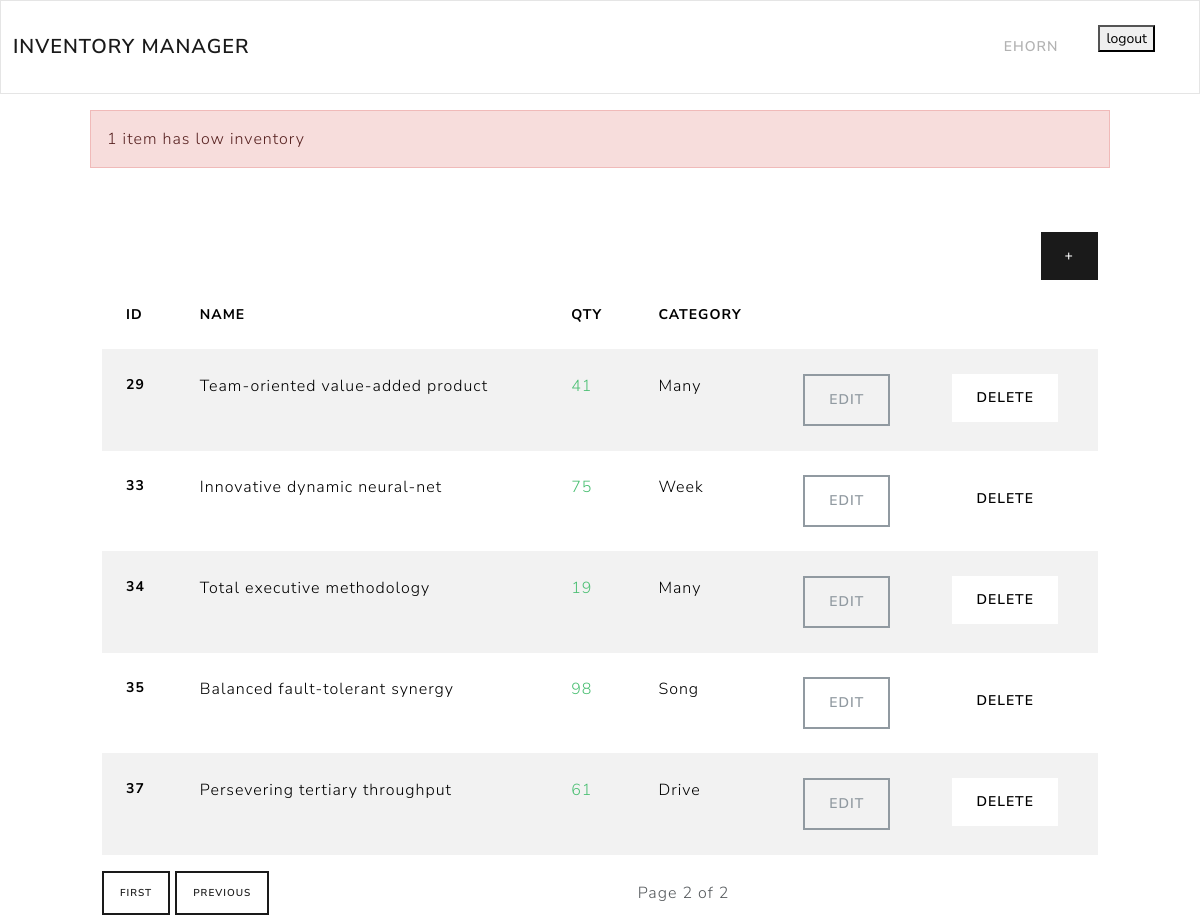
The app's page /dashboard/?page=2 (signed in) with its own data.
### inventory/models.py (models this page shows, shortened)
class InventoryItem(models.Model):
    name = models.CharField(max_length=200)
    quantity = models.PositiveIntegerField()
    category = models.ForeignKey('Category', on_delete=models.SET_NULL, blank=True, null=True)
    date_created =models.DateTimeField(auto_now_add=True)
    user = models.ForeignKey('auth.User', on_delete=models.CASCADE)

class Category(models.Model):
    name = models.CharField(max_length=200)
    class Meta:
        verbose_name_plural ='categories'

### inventory/views.py (the view)
# urls.py: path('dashboard/', Dashboard.as_view(), name='dashboard'),
class Dashboard(LoginRequiredMixin, View):
    def get(self, request):
        items = InventoryItem.objects.filter(user=self.request.user.id).order_by("id")
        paginator = Paginator(items, 5)
        page_number = request.GET.get("page")
        page_obj = paginator.get_page(page_number)
        low_inventory = InventoryItem.objects.filter(
            user=self.request.user.id, quantity__lte=LOW_QUANTITY
        )
        if low_inventory.count() > 0:
            if low_inventory.count() > 1:
                messages.error(
                    request,
                    ngettext(
                        "%(count)d item has low inventory",
                        "%(count)d items have low inventory",
                        low_inventory.count(),
                    )
                    % {"count": low_inventory.count()},
                )
            else:
                messages.error(
                    request,
                    ngettext(
                        "%(count)d item has low inventory",
                        "%(count)d items have low inventory",
                        low_inventory.count(),
                    )
                    % {"count": low_inventory.count()},
                )
        low_inventory_ids = InventoryItem.objects.filter(
            user=self.request.user.id, quantity__lte=LOW_QUANTITY
        ).values_list("id", flat=True)
        return render(
            request,
            "inventory/dashboard.html",
            {"page_obj": page_obj, "low_inventory_ids": low_inventory_ids},
        )

### inventory/templates/inventory/dashboard.html (shortened to what this page needs)
{% extends 'inventory/base.html' %}
{% load i18n %}
{% block content %}
	{% if messages %}
		<div class="row mt-3">
			{% for message in messages %}
				{% if message.tags == 'error' %}
					<div class="col-md-10 col-12 mx-auto alert alert-danger">
						{{ message }}
					</div>
				{% else %}
					<div class="col-md-10 col-12 mx-auto alert alert-success">
						{{ message }}
					</div>
				{% endif %}
			{% endfor %}
		</div>
	{% endif %}
	<div class="row">
		<div class="col-md-10 col-12 mx-auto mt-5">
			<div class="d-flex justify-content-end">
				<a href="{% url 'add-item' %}" class="btn btn-primary">+</a>
			</div>
			<table class="table table-hover table-striped">
				<thead>
					<tr>
						<th scope="col">{% trans "ID" %}</th>
						<th scope="col">{% trans "Name" %}</th>
						<th scope="col">{% trans "Qty" %}</th>
						<th scope="col">{% trans "Category" %}</th>
						<th scope="col"></th>
						<th scope="col"></th>
					</tr>
				</thead>
				<tbody>
					{% for item in page_obj %}
					<tr>
						<th scope="row">{{ item.id }}</th>
						<td>{{ item.name }}</td>
						{% if item.id in low_inventory_ids %}
							<td class="text-danger">{{ item.quantity }}</td>
						{% else %}
							<td class="text-success">{{ item.quantity }}</td>
						{% endif %}
						<td>{{ item.category.name }}</td>
						<td><a href="{% url 'edit-item' item.id %}" class="btn btn-outline-secondary">{% trans "Edit" %}</a></td>
						<td><a href="{% url 'delete-item' item.id %}" class="btn btn-secondary">{% trans "Delete" %}</a></td>
					</tr>
					{% endfor %}
				</tbody>
			</table>
			<div class="d-flex justify-content-between align-items-center mt-3">
    <div>
        {% if page_obj.has_previous %}
            <a href="?page=1" class="btn btn-outline-primary btn-sm">{% trans "First"%}</a>
            <a href="?page={{ page_obj.previous_page_number }}" class="btn btn-outline-primary btn-sm">{% trans "Previous" %}</a>
        {% endif %}
    </div>
    <span>Page {{ page_obj.number }} of {{ page_obj.paginator.num_pages }}</span>
</div>
		</div>
{% endblock content %}

### inventory/templates/inventory/navigation.html (shortened to what this page needs)
{% load i18n %}
<nav class="navbar navbar-expand-lg bg-light">
  <div class="container-fluid">
    <a class="navbar-brand" href="{% url 'index' %}">{% trans "Inventory Manager" %}</a>
    <div class="collapse navbar-collapse justify-content-end" id="navbarNav">
      <ul class="navbar-nav">
        {% if user.is_authenticated %}
        <li class="nav-item">
          <a class="nav-link" href="#">{{ user.username }}</a>
        </li>
        <li class="nav-item">
          <form method="post" action="{% url 'logout' %}">
            <button type="submit">{% trans "logout" %}</button>
          </form>
        </li>
        {% endif %}
      </ul>
    </div>
  </div>
</nav>

### records on screen
InventoryItem: id "29", name "Team-oriented value-added product", quantity "41", category.name "Many"
InventoryItem: id "33", name "Innovative dynamic neural-net", quantity "75", category.name "Week"
InventoryItem: id "34", name "Total executive methodology", quantity "19", category.name "Many"
InventoryItem: id "35", name "Balanced fault-tolerant synergy", quantity "98", category.name "Song"
InventoryItem: id "37", name "Persevering tertiary throughput", quantity "61", category.name "Drive"

### other values on screen
{{ user.username }} "EHORN"
{{ message }} "1 item has low inventory"
{{ page_obj.number }} "2"
{{ page_obj.paginator.num_pages }} "2"
